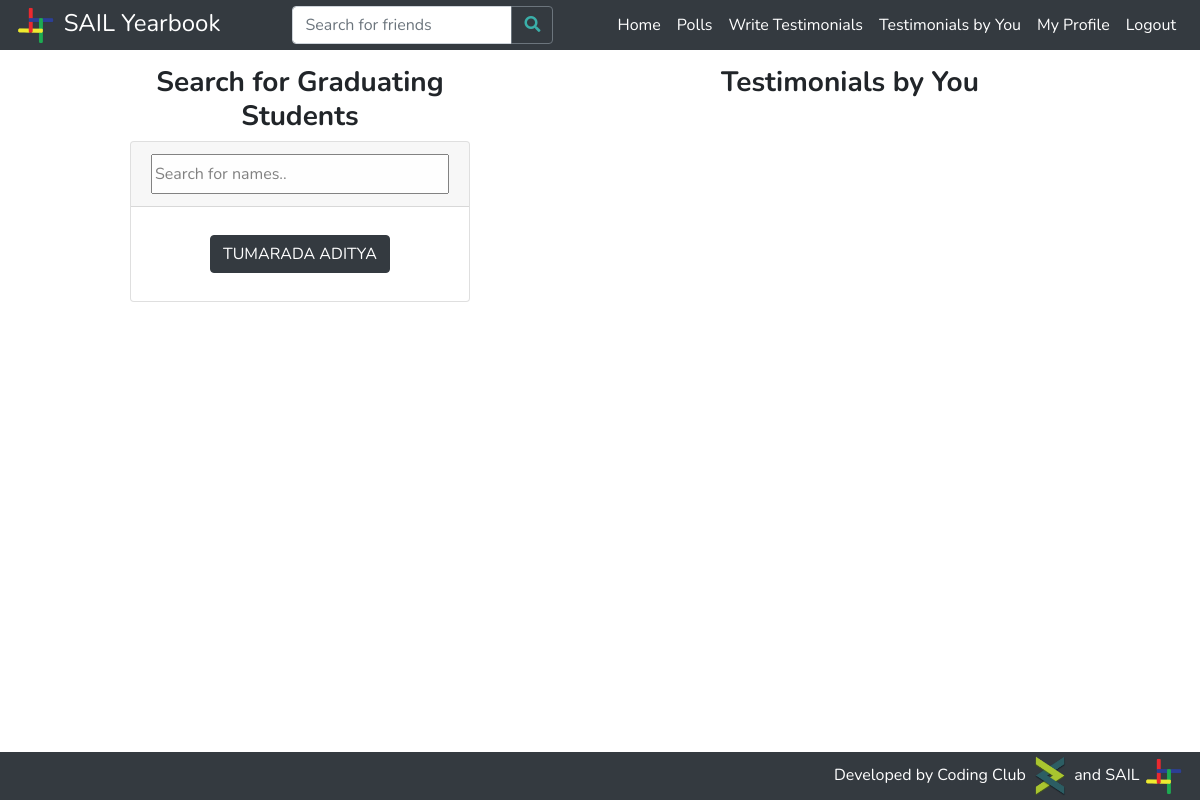
/write_testimonial/ (signed in), run on an earlier commit of the app's database.
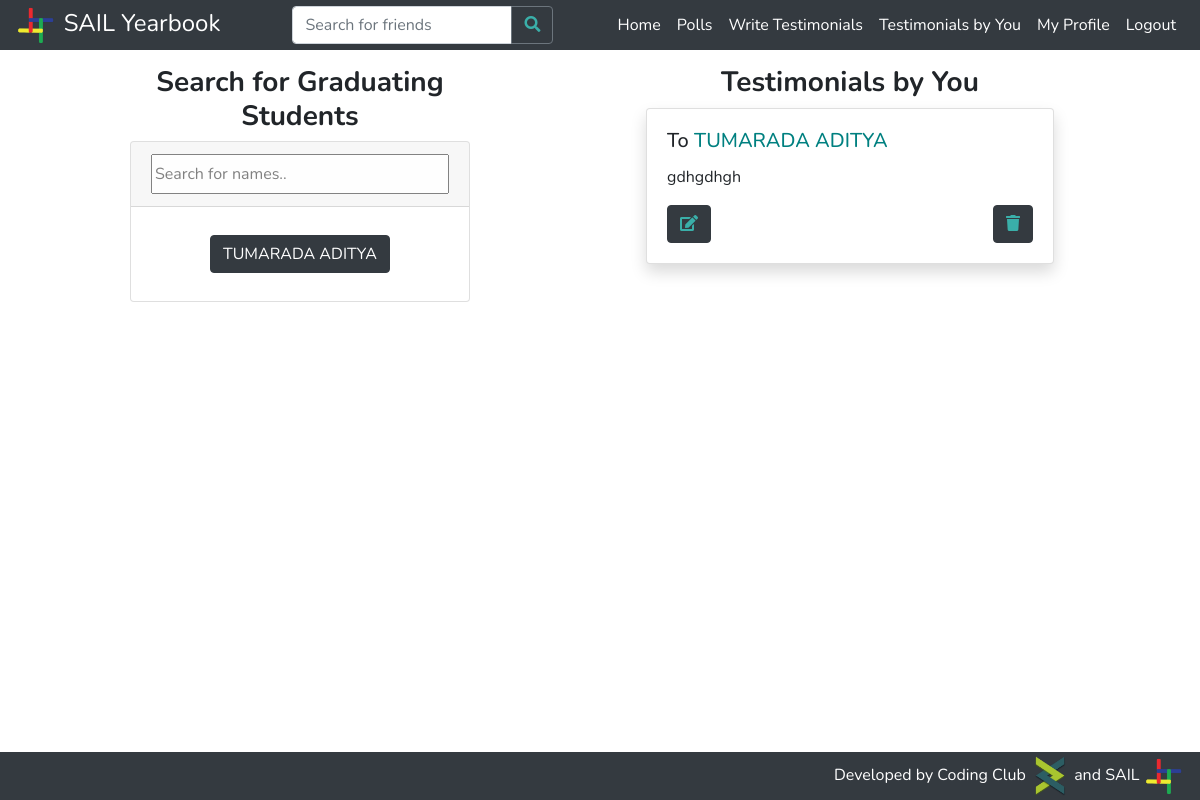
And on a later commit of the database.
### students/models.py (models this page shows, shortened)
class Profile(models.Model):
    btech = '01'
    mtech = '41'
    phd = '61'
    msc = '21'
    msr = '43'
    ma = '22'
    bdes = '02'
    mdes = '42'
    error = '00'
    program_values = (
        (btech, 'BTech'),
        (mtech, 'MTech'),
        (phd, 'PhD'),
        (msc, 'MSc'),
        (msr, 'MS-R'),
        (ma, 'MA'),
        (bdes, 'BDes'),
        (mdes, 'MDes'),
        (error, 'Error')
    )
    cse = '01'
    ece = '02'
    me = '03'
    ce = '04'
    dd = '05'
    bsbe = '06'
    cl = '07'
    cst = '22'
    eee = '08'
    ma = '23'
    ph = '21'
    rt = '54'
    hss = '41'
    enc = '51'
    env = '52'
    nt = '53'
    lst = '55'
    department_values = (
        (cse, 'Computer Science & Engineering'),
        (ece, 'Electronics & Communication Engineering'),
        (me, 'Mechanical Engineering'),
        (ce, 'Civil Engineering'),
        (dd, 'Design'),
        (bsbe, 'Biosciences & Bioengineering'),
        (cl, 'Chemical Engineering'),
        (cst, 'Chemical Science & Technology'),
        (eee, 'Electronics & Electrical Engineering'),
        (ma, 'Mathematics & Computing'),
        (ph, 'Engineering Physics'),
        (rt, 'Rural Technology'),
        (hss, 'Humanities & Social Sciences'),
        (enc, 'Centre for Energy'),
        (env, 'Centre for Environment'),
        (nt, 'Centre for Nanotechnology'),
        (lst, 'Centre for Linguistic Science & Technology'),
        (error, 'Error')
    )
    profile_pic = models.ImageField(upload_to='profile_pics/', default='profile_pics/no-profile-pic.png')
    user = models.ForeignKey(User, on_delete=models.CASCADE)
    full_name = models.CharField(max_length=100)
    rollno = models.IntegerField()
    program = models.CharField(max_length=2, choices=program_values)
    department = models.CharField(max_length=3, choices=department_values)
    bio = models.TextField(max_length=500)
    graduating = models.BooleanField(default=False)

class Testimonial(models.Model):
    favourite = models.BooleanField(default=False)
    given_by = models.ForeignKey(Profile, null=True, on_delete=models.CASCADE, related_name='given_by')
    content = models.TextField(max_length = 300)
    given_to = models.ForeignKey(Profile, null=True, on_delete=models.CASCADE, related_name='given_to')

### students/views.py (the view)
# urls.py: path('write_testimonial/', student_views.write_testimonial, name='write_testimonial'),
@login_required
def write_testimonial(request):
    if request.method == 'GET':
        if request.user and not request.user.is_anonymous:
            logged_in = True
        else:
            logged_in = False
        if logged_in:
            user = User.objects.filter(username=request.user.username).first()
            profiles = Profile.objects.filter(graduating=True).order_by(Lower("full_name"))
            user_profile = Profile.objects.filter(user=user).first()
            testimonials = Testimonial.objects.filter(given_by=user_profile).order_by('-id')
            context = {
                'user': user,
                'profiles': profiles,
                'logged_in': logged_in,
                'testimonials': testimonials
            }
            return render(request, 'write_testimonial.html', context)
        else:
            return HttpResponseRedirect(reverse('login'))
    else:
        return error404(request)

### students/templates/write_testimonial.html (shortened to what this page needs)
{% extends 'base.html' %}
{% load static %}
{% block content %}
    <div class="container-fluid">
        <div class="row">
            <div class="col-xl-1 col-lg-12"></div>
            <div class="col-xl-4 col-lg-12" >
                <div class="container-fluid">
                    <h3 class="text-center" style="font-weight:bold;">Search for Graduating Students</h3>
                    <div class="card">
                        <div class="card-header">
                            <input type="text" id="search-input" onkeyup="searchFunction()" placeholder="Search for names.." title="Type in a name"
                                style="width:100%;height:2.5em;opacity:0.9;">
                        </div>
                        <div class="card-body">
                            <div class="d-flex justify-content-around flex-wrap" id="profile-links-flex">
                                    {% for profile in profiles %}
                                        <a href="{% url 'profile' profile.user.username %}" class="m-2 btn btn-dark profile-link-button"
                                        style="text-decoration:none;">{{ profile.full_name }}  </a>
                                    {% endfor %}
                            </div>
                        </div>
                    </div>
                </div>
            </div>
            <div class="col-xl-1 col-lg-12"></div>
            <div class="col-xl-5 col-lg-12 mt-xl-0 mt-sm-4">
                <div class="container-fluid">
                    <h3 class="text-center" id="testimonials" style="font-weight: bold;">Testimonials by You</h3>
                    {% for testimonial in testimonials %}
                        <div class="card shadow my-2 mx-lg-3" id="testimonial-{{ testimonial.id }}">
                            <div class="card-body">
                                <h5 class="card-title">
                                    To
                                    <a href="{% url 'profile' testimonial.given_to.user.username %}">
                                        {{ testimonial.given_to.full_name }}
                                    </a>
                                </h5>
                                <p class="card-text text-justify">
                                    {{ testimonial.content | linebreaksbr }}
                                </p>
                                <p class="float-left my-0">
                                    <button class="btn btn-dark" data-toggle="modal" data-target="#testimonial-modal-{{ testimonial.id }}"><i style="color: #3aafa9;" class="fas fa-edit"></i></button>
                                </p>
                                <p class="float-right my-0">
                                    <button class="btn btn-dark" onclick="deleteTestimonial({{ testimonial.id }})" data-toggle="tooltip" title="Delete the testimonial from your profile."><i style="color: #3aafa9;" class="fas fa-trash"></i></button>
                                </p>
                            </div>
                        </div>
                    {% endfor %}
                </div>
            </div>
            <div class="col-xl-1 col-lg-12"></div>
        </div>
    </div>
{% endblock %}

What changed in the data, as far as the page shows it:
added Testimonial: given_to.full_name "TUMARADA ADITYA", content "gdhgdhgh"
